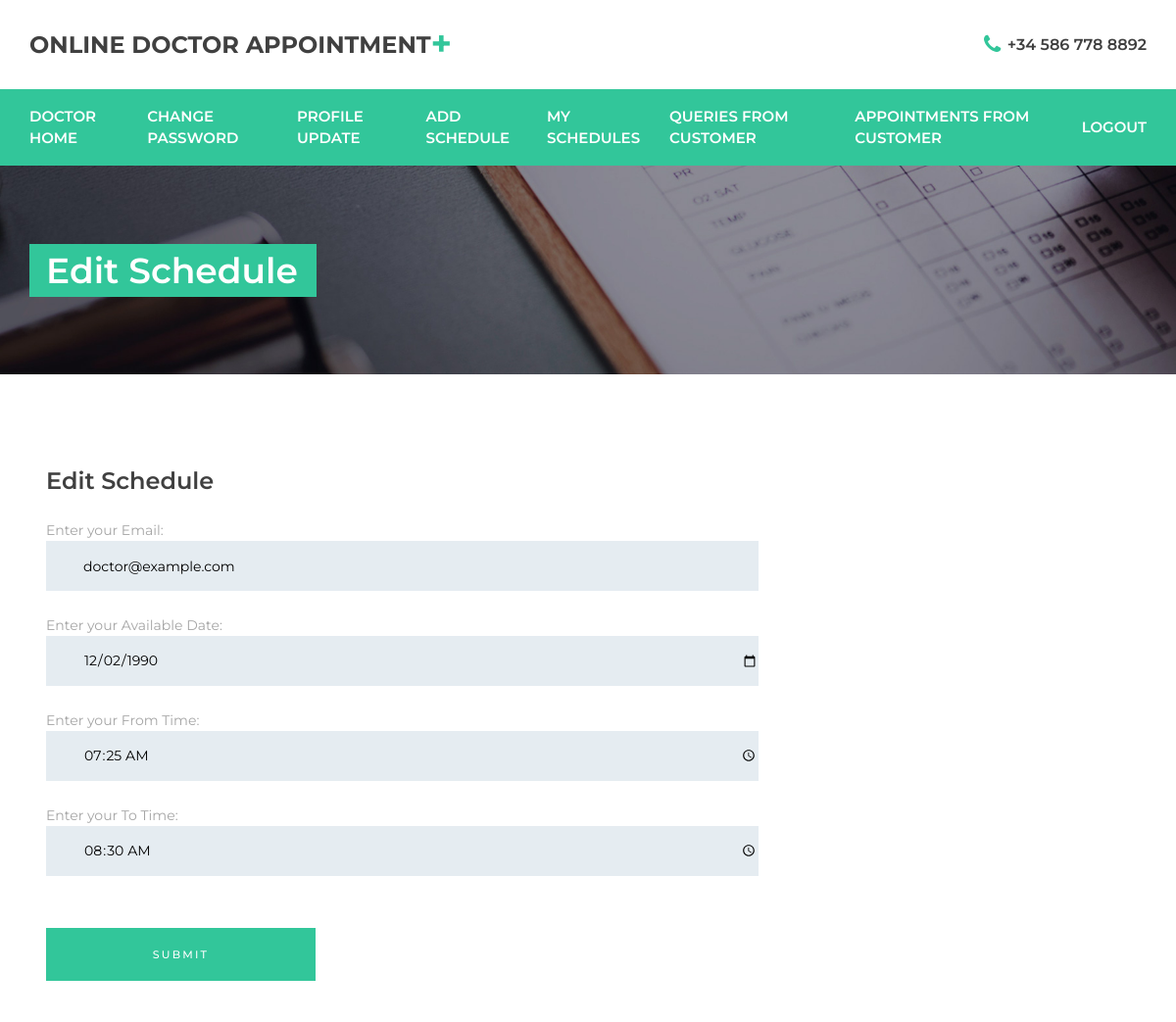
Page /edit_schedule/1 on the committed database.
### doctorapp/models.py (models this page shows)
class Add_schedule(models.Model):
    email = models.EmailField(max_length=50)
    available_date = models.DateField()
    from_time = models.TimeField()
    to_time = models.TimeField()

### doctorapp/views.py (the view)
# urls.py: path('edit_schedule/<id>', doctor_views.edit_schedule, name="edit_schedule"),
def edit_schedule(request, id):
    schedules = Add_schedule.objects.get(id=id)
    return render(request, "dr_schedule_edit.html", {"schedules": schedules})

### doctorapp/templates/dr_schedule_edit.html (shortened to what this page needs)
<!DOCTYPE html>
{% load static %}
<html lang="en">
<head>
<link rel="stylesheet" type="text/css" href="{% static 'styles/bootstrap4/bootstrap.min.css' %}">
<link href="{% static 'plugins/font-awesome-4.7.0/css/font-awesome.min.css' %}" rel="stylesheet" type="text/css">
<link rel="stylesheet" type="text/css" href="{% static 'styles/contact.css' %}">
<link rel="stylesheet" type="text/css" href="{% static 'styles/contact_responsive.css' %}">
</head>
<body>
<div class="super_container">
	<div class="home">
		<div class="parallax_background parallax-window" data-parallax="scroll" data-image-src="{% static 'images/contact.jpg' %}" data-speed="0.8"></div>
		<header class="header" id="header">
			<div>
				<div class="header_top">
					<div class="container">
						<div class="row">
							<div class="col">
								<div class="header_top_content d-flex flex-row align-items-center justify-content-start">
									<div class="logo">
										<a href="#">Online Doctor Appointment<span>+</span></a>
									</div>
									<div class="header_top_extra d-flex flex-row align-items-center justify-content-start ml-auto">
										<div class="header_top_phone">
											<i class="fa fa-phone" aria-hidden="true"></i>
											<span>+34 586 778 8892</span>
										</div>
									</div>
								</div>
							</div>
						</div>
					</div>
				</div>
				<div class="header_nav" id="header_nav_pin">
					<div class="header_nav_inner">
						<div class="header_nav_container">
							<div class="container">
								<div class="row">
									<div class="col">
										<div class="header_nav_content d-flex flex-row align-items-center justify-content-start">
											<nav class="main_nav">
												<ul class="d-flex flex-row align-items-center justify-content-start">
													<li><a href="{% url 'doctor_home' %}">Doctor Home</a></li>
													<li><a href="{% url 'doctor_change_pwd' %}">Change Password</a></li>
													<li><a href="{% url 'doctor_edit' %}">Profile Update</a></li>
													<li><a href="{% url 'dr_add_schedule' %}">Add Schedule</a></li>
													<li><a href="{% url 'doctor_schedules' %}">My Schedules</a></li>
													<li><a href="{% url 'dr_queries_from_customer' %}">Queries from Customer</a></li>
													<li><a href="{% url 'booking_requests_from_customer' %}">Appointments From Customer</a></li>
													<li><a href="{% url 'doctor_logout' %}">Logout</a></li>
												</ul>
											</nav>
										</div>
									</div>
								</div>
							</div>
						</div>
					</div>
				</div>
			</div>
		</header>
		<div class="home_container">
			<div class="container">
				<div class="row">
					<div class="col">
						<div class="home_content">
							<div class="home_title">Edit Schedule</div>
						</div>
					</div>
				</div>
			</div>
		</div>
	</div>
	<div class="contact">
		<div class="container">
			<div class="row">
				<div class="col-lg-8 contact_col">
					<div class="contact_form">
						<div class="contact_title">Edit Schedule</div>
						<div class="contact_form_container">
							<form action="{% url 'update_schedule' %}"  method="POST" id="contact_form" class="contact_form">
								Enter your Email:
								<input type="email" id="contact_email" class="contact_input" name="email" value={{schedules.email}} readonly>
                                Enter your Available Date:
								<input type="date" id="contact_subject" class="contact_input" name="available_date" value={{schedules.available_date|date:'Y-m-d'}} required="required">
                                Enter your From Time:
								<input type="time" id="contact_time" class="contact_input" name="from_time" value={{schedules.from_time|time:'H:i'}} required="required">
								Enter your To Time:
								<input type="time" id="contact_input" class="contact_input" name="to_time" value={{schedules.to_time|time:'H:i'}} required="required">
                                <button type="submit" class="contact_button" id="contact_button">Submit</button>
							</form>
						</div>
					</div>
				</div>
</body>
</html>

### customerapp/static/styles/contact.css (style rules this page uses)
* { margin: 0; padding: 0; -webkit-font-smoothing: antialiased; -webkit-text-shadow: rgba(0,0,0,.01) 0 0 1px; text-shadow: rgba(0,0,0,.01) 0 0 1px; }
body { font-family: 'Montserrat', sans-serif; font-size: 14px; font-weight: 400; background: #FFFFFF; color: #a5a5a5; }
div { display: block; position: relative; -webkit-box-sizing: border-box; -moz-box-sizing: border-box; box-sizing: border-box; }
ul { list-style: none; margin-bottom: 0px; }
a, a:hover, a:visited, a:active, a:link { text-decoration: none; -webkit-font-smoothing: antialiased; -webkit-text-shadow: rgba(0,0,0,.01) 0 0 1px; text-shadow: rgba(0,0,0,.01) 0 0 1px; }
.super_container { width: 100%; overflow: hidden; }
.parallax-window { min-height: 400px; background: transparent; }
.parallax_background { position: absolute; top: 0; left: 0; width: 100%; height: 100%; }
.header { position: absolute; top: 0; left: 0; width: 100%; background: #FFFFFF; z-index: 100; }
.header_top { width: 100%; z-index: 2; }
.header_top_content { height: 91px; -webkit-transition: all 200ms ease; -moz-transition: all 200ms ease; -ms-transition: all 200ms ease; -o-transition: all 200ms ease; transition: all 200ms ease; }
.logo a { line-height: 0.75; color: #404040; font-size: 24px; font-weight: 700; text-transform: uppercase; }
.logo a span { position: relative; font-size: 36px; color: #32c69a; line-height: 0.75; vertical-align: text-top; }
.header_top_phone { margin-left: 44px; }
.header_top_phone i { font-size: 22px; color: #32c69a; vertical-align: middle; transform: translateY(-1px); }
.header_top_phone span { font-size: 16px; font-weight: 600; color: #404040; margin-left: 3px; vertical-align: middle; }
.header_nav { z-index: 2; }
.header_nav_inner { width: 100%; }
.header_nav_container { z-index: 1; background: #32c69a; }
.header_nav_content { height: 78px; }
.main_nav { height: 100%; }
.main_nav ul { height: 100%; }
.main_nav ul li { position: relative; }
.main_nav ul li:not(:last-child) { margin-right: 70px; }
.main_nav ul li a { display: block; position: relative; height: 100%; font-size: 13px; font-weight: 600; color: #FFFFFF; z-index: 1; text-transform: uppercase; -webkit-transition: all 200ms ease; -moz-transition: all 200ms ease; -ms-transition: all 200ms ease; -o-transition: all 200ms ease; transition: all 200ms ease; }
@media (min-width: 991px) { .main_nav { width: 100%; } }
@media (min-width: 991px) { .main_nav ul { height: 100%; gap: 30px; justify-content: space-between !important; width: 100%; } }
@media (min-width: 991px) { .main_nav ul li:not(:last-child) { margin-right: 0; } }
@media (min-width: 991px) { .main_nav ul li a { font-size: 15px; } }
.home { width: 100%; height: 382px; }
.home_container { position: absolute; bottom: 79px; left: 0; width: 100%; }
.home_title { display: inline-block; height: 54px; font-size: 36px; font-weight: 600; line-height: 54px; text-align: center; color: #FFFFFF; background: #32c69a; padding-left: 17px; padding-right: 19px; }
.contact { width: 100%; background: #FFFFFF; padding-top: 100px; padding-bottom: 42px; z-index: 2; padding-left: 32px; padding-right: 32px; }
.contact_title { font-size: 24px; font-weight: 600; color: #404040; line-height: 0.75; }
.contact_form_container { margin-top: 31px; }
.contact_form input:not(:last-child) { margin-bottom: 25px; }
.contact_input { display: block; width: 100%; height: 51px; background: #e5ecf1; border: none; outline: none; border-left: solid 3px transparent; padding-left: 35px; -webkit-transition: all 200ms ease; -moz-transition: all 200ms ease; -ms-transition: all 200ms ease; -o-transition: all 200ms ease; transition: all 200ms ease; }
.contact_button { width: 275px; height: 54px; background: #32c69a; border: none; outline: none; color: #FFFFFF; font-size: 11px; font-weight: 500; text-transform: uppercase; letter-spacing: 0.2em; cursor: pointer; margin-top: 28px; }

### rows in the picture
Add_schedule: email "doctor@example.com", available_date "12/02/1990", from_time "07:25", to_time "08:30"
